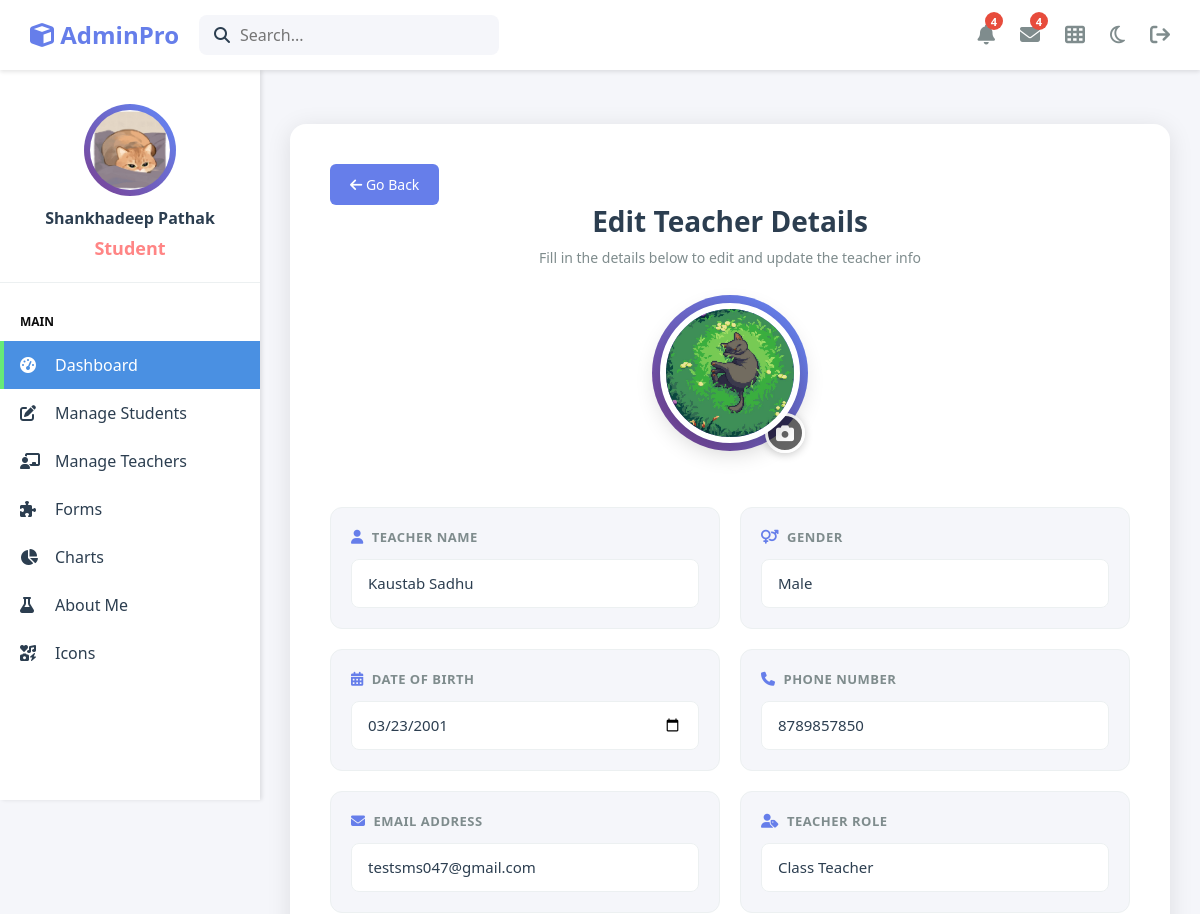
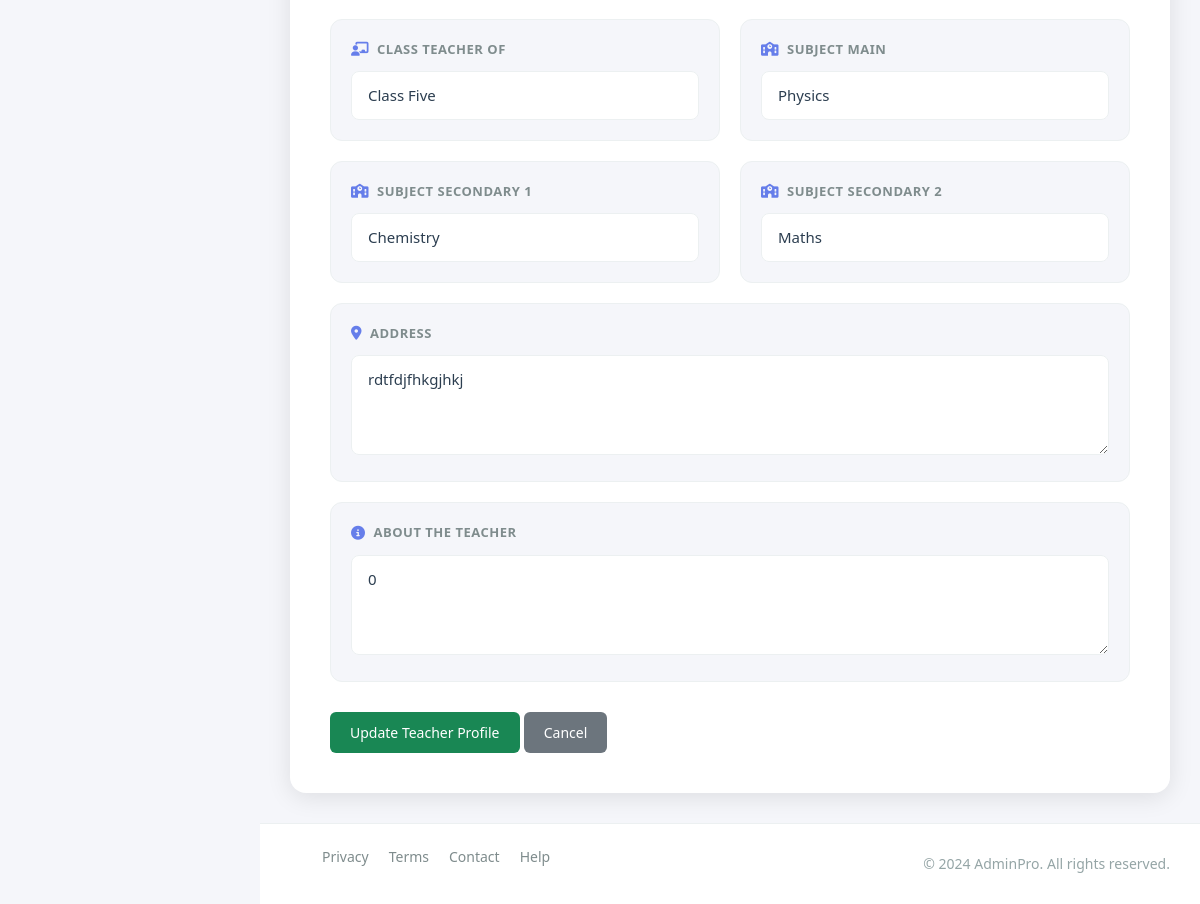
/Admin-Dashboard/edit_and_store_pages/edit_teacher_profile.php?t_id=5 (signed in), run on the app's committed database (2 pictures, top to bottom).
### tables this page shows
CREATE TABLE `teacher_tbl` (
  `t_id` int(200) NOT NULL,
  `t_name` varchar(200) NOT NULL,
  `t_email` varchar(200) NOT NULL,
  `t_phone` varchar(200) NOT NULL,
  `t_img` varchar(250) NOT NULL,
  `t_about` int(11) NOT NULL,
  `t_address` varchar(200) NOT NULL,
  `t_c_id` int(20) NOT NULL,
  `t_class` varchar(20) NOT NULL,
  `t_sub_id` int(20) NOT NULL,
  `t_subject_main` varchar(200) NOT NULL,
  `t_subject_sec_1` varchar(300) NOT NULL,
  `t_subject_sec_2` varchar(300) NOT NULL,
  `t_gender` varchar(20) NOT NULL,
  `t_dob` date NOT NULL,
  `t_institute` varchar(200) NOT NULL,
  `t_key` int(6) NOT NULL,
  `t_role` varchar(20) NOT NULL,
  `username` varchar(200) NOT NULL,
  `password` varchar(200) NOT NULL,
  `created_at` timestamp NOT NULL DEFAULT current_timestamp(),
  `updated_at` timestamp NOT NULL DEFAULT current_timestamp() ON UPDATE current_timestamp()
);

CREATE TABLE `class_tbl` (
  `c_id` int(200) NOT NULL,
  `c_name` varchar(200) NOT NULL,
  `sub_one` varchar(300) DEFAULT NULL,
  `sub_id` int(20) NOT NULL,
  `sub_two` varchar(300) DEFAULT NULL,
  `sub_three` varchar(300) DEFAULT NULL,
  `sub_four` varchar(300) DEFAULT NULL,
  `sub_five` varchar(300) DEFAULT NULL,
  `sub_six` varchar(300) DEFAULT NULL,
  `sub_seven` varchar(300) DEFAULT NULL,
  `sub_eight` varchar(300) DEFAULT NULL,
  `sub_nine` varchar(300) DEFAULT NULL,
  `section_a` varchar(20) DEFAULT NULL,
  `section_b` varchar(20) DEFAULT NULL,
  `section_c` varchar(20) DEFAULT NULL,
  `section_d` varchar(20) DEFAULT NULL,
  `c_img` varchar(300) NOT NULL,
  `created_at` timestamp NOT NULL DEFAULT current_timestamp(),
  `updated_at` timestamp NOT NULL DEFAULT current_timestamp() ON UPDATE current_timestamp()
);

CREATE TABLE `subject_tbl` (
  `sub_id` int(200) NOT NULL,
  `sub_name` varchar(200) NOT NULL,
  `sub_about` varchar(300) NOT NULL,
  `sub_img` varchar(300) NOT NULL,
  `created_at` timestamp NOT NULL DEFAULT current_timestamp(),
  `updated_at` timestamp NOT NULL DEFAULT current_timestamp() ON UPDATE current_timestamp()
);

### Admin-Dashboard/edit_and_store_pages/edit_teacher_profile.php (the view, shortened to what this page needs)
<?php
include('../Include/header.php');
include('../Include/sidebar.php');
$row = [];
try {
    $t_id   = intval($_GET['t_id']);
    $SELECT = "SELECT * FROM teacher_tbl WHERE t_id = ?";
    $stmt   = $pdo->prepare($SELECT);
    $stmt->execute([$t_id]);
    $row    = $stmt->fetch(PDO::FETCH_ASSOC);
} catch(PDOException $e) {
    error_log("Error fetching teacher: " . $e->getMessage());
    header('Location: ../pages/teachers_page.php');
    exit;
}
try {
    $cStmt = $pdo->prepare("SELECT * FROM class_tbl ORDER BY c_name ASC");
    $cStmt->execute();
    $classes = $cStmt->fetchAll(PDO::FETCH_ASSOC);
} catch(PDOException $e) {
    $classes = [];
}
try {
    $sStmt = $pdo->prepare("SELECT * FROM subject_tbl ORDER BY sub_name ASC");
    $sStmt->execute();
    $subjects = $sStmt->fetchAll(PDO::FETCH_ASSOC);
} catch(PDOException $e) {
    $subjects = [];
}
?>
<main class="main-content">
    <div class="form-container">
        <a href="../pages/teachers_page.php" class="btn btn-primary">
            <i class="fas fa-arrow-left"></i> Go Back
        </a>
        <div class="form-header">
            <h2>Edit Teacher Details</h2>
            <p>Fill in the details below to edit and update the teacher info</p>
        </div>
        <div class="profile-unified-card" style="margin-bottom: 4rem;">
            <div class="profile-image-container" style="margin-top: 10px; position: relative;">
                <?php
                if (!empty($row['t_img'])) {
                ?>
                    <img src="../assets/image/<?php echo htmlspecialchars($row['t_img'], ENT_QUOTES, 'UTF-8'); ?>"
                         alt="Teacher Image" class="profile-img" id="profileImage">
                <?php } elseif ($row['t_gender'] === 'Male') { ?>
                    <img src="../assets/image/male_default.jpeg" alt="Teacher Image" class="profile-img" id="profileImage">
                <?php } elseif ($row['t_gender'] === 'Female') { ?>
                    <img src="../assets/image/female_default.jpeg" alt="Teacher Image" class="profile-img" id="profileImage">
                <?php } else { ?>
                    <img src="../assets/image/default.jpg" alt="Teacher Image" class="profile-img" id="profileImage">
                <?php } ?>
                <label for="imageUpload" class="profile-edit-btn">
                    <i class="fas fa-camera"></i>
                </label>
            </div>
        </div>
        <form id="teacherForm" action="../edit_and_store_pages/update_teacher_profile.php"
              method="POST" enctype="multipart/form-data">
            <div class="form-grid">
                <div class="field-card">
                    <label class="field-label">
                        <i class="fas fa-user"></i>
                        Teacher Name
                    </label>
                    <input type="text" name="t_name" id="t_name" class="field-input"
                           placeholder="Enter full name"
                           value="<?php echo htmlspecialchars($row['t_name'], ENT_QUOTES, 'UTF-8'); ?>" required>
                </div>
                <div class="field-card">
                    <label class="field-label">
                        <i class="fas fa-venus-mars"></i>
                        Gender
                    </label>
                    <select name="t_gender" id="t_gender" class="field-select" required>
                        <option value="Male"   <?php if($row['t_gender']==="Male")   echo "selected"; ?>>Male</option>
                    </select>
                </div>
                <div class="field-card">
                    <label class="field-label">
                        <i class="fas fa-calendar-alt"></i>
                        Date of Birth
                    </label>
                    <input type="date" name="t_dob" id="t_dob" class="field-input"
                           max="<?php echo date('Y-m-d'); ?>"
                           value="<?php echo htmlspecialchars($row['t_dob'], ENT_QUOTES, 'UTF-8'); ?>" required>
                </div>
                <div class="field-card">
                    <label class="field-label">
                        <i class="fas fa-phone"></i>
                        Phone Number
                    </label>
                    <input type="tel" name="t_phone" id="t_phone" class="field-input"
                           placeholder="Enter 10-digit phone number"
                           pattern="[0-9]{10}" maxlength="10"
                           value="<?php echo htmlspecialchars($row['t_phone'], ENT_QUOTES, 'UTF-8'); ?>" required>
                </div>
                <div class="field-card">
                    <label class="field-label">
                        <i class="fas fa-envelope"></i>
                        Email Address
                    </label>
                    <input type="email" name="t_email" id="t_email" class="field-input"
                           placeholder="Enter email address"
                           value="<?php echo htmlspecialchars($row['t_email'], ENT_QUOTES, 'UTF-8'); ?>" required>
                </div>
                <div class="field-card">
                    <label class="field-label">
                        <i class="fas fa-user-tag"></i>
                        Teacher Role
                    </label>
                    <select name="t_role" id="t_role" class="field-select" required>
                        <option value="Class Teacher"   <?php if($row['t_role']==="Class Teacher")   echo "selected"; ?>>Class Teacher</option>
                    </select>
                </div>
                <div class="field-card" id="teacher_type" style="display: none;">
                    <label class="field-label">
                        <i class="fas fa-chalkboard-teacher"></i>
                        Class Teacher Of
                    </label>
                    <select name="t_class" id="t_class" class="field-select">
                        <?php foreach($classes as $class): ?>
                            <option value="<?php echo htmlspecialchars($class['c_id'], ENT_QUOTES, 'UTF-8'); ?>"
                                <?php if($row['t_class'] == $class['c_id']) echo "selected"; ?>>
                                <?php echo htmlspecialchars($class['c_name'], ENT_QUOTES, 'UTF-8'); ?>
                            </option>
                        <?php endforeach; ?>
                    </select>
                </div>
                <div class="field-card">
                    <label class="field-label">
                        <i class="fas fa-school"></i>
                        Subject Main
                    </label>
                    <select name="t_subject_main" class="field-select" id="t_subject_main">
                        <?php foreach($subjects as $subject): ?>
                            <option value="<?php echo htmlspecialchars($subject['sub_id'], ENT_QUOTES, 'UTF-8'); ?>"
                                <?php if($row['t_subject_main'] == $subject['sub_id']) echo "selected"; ?>>
                                <?php echo htmlspecialchars($subject['sub_name'], ENT_QUOTES, 'UTF-8'); ?>
                            </option>
                        <?php endforeach; ?>
                    </select>
                </div>
                <div class="field-card">
                    <label class="field-label">
                        <i class="fas fa-school"></i>
                        Subject Secondary 1
                    </label>
                    <select name="t_subject_sec_1" class="field-select" id="t_subject_sec_1">
                        <?php foreach($subjects as $subject): ?>
                            <option value="<?php echo htmlspecialchars($subject['sub_id'], ENT_QUOTES, 'UTF-8'); ?>"
                                <?php if($row['t_subject_sec_1'] == $subject['sub_id']) echo "selected"; ?>>
                                <?php echo htmlspecialchars($subject['sub_name'], ENT_QUOTES, 'UTF-8'); ?>
                            </option>
                        <?php endforeach; ?>
                    </select>
                </div>
                <div class="field-card">
                    <label class="field-label">
                        <i class="fas fa-school"></i>
                        Subject Secondary 2
                    </label>
                    <select name="t_subject_sec_2" class="field-select" id="t_subject_sec_2">
                        <?php foreach($subjects as $subject): ?>
                            <option value="<?php echo htmlspecialchars($subject['sub_id'], ENT_QUOTES, 'UTF-8'); ?>"
                                <?php if($row['t_subject_sec_2'] == $subject['sub_id']) echo "selected"; ?>>
                                <?php echo htmlspecialchars($subject['sub_name'], ENT_QUOTES, 'UTF-8'); ?>
                            </option>
                        <?php endforeach; ?>
                    </select>
                </div>
                <div class="field-card full-width">
                    <label class="field-label">
                        <i class="fas fa-map-marker-alt"></i>
                        Address
                    </label>
                    <textarea name="t_address" id="t_address" class="field-textarea"
                              placeholder="Enter complete address"><?php echo htmlspecialchars($row['t_address'] ?? '', ENT_QUOTES, 'UTF-8'); ?></textarea>
                </div>
                <div class="field-card full-width">
                    <label class="field-label">
                        <i class="fas fa-info-circle"></i>
                        About the Teacher
                    </label>
                    <textarea name="t_about" id="t_about" class="field-textarea"
                              placeholder="Enter brief info about the teacher"><?php echo htmlspecialchars($row['t_about'] ?? '', ENT_QUOTES, 'UTF-8'); ?></textarea>
                </div>
            </div>
            <div class="form-footer">
                <button type="submit" name="submit" value="submit" class="btn btn-success">
                    Update Teacher Profile
                </button>
                <a href="edit_teacher_profile.php?t_id=<?php echo intval($row['t_id']); ?>"
                   class="btn btn-secondary">
                    Cancel
                </a>
            </div>
        </form>
    </div>
</main>
<?php include('../Include/footer.php'); ?>

### Admin-Dashboard/assets/css/style.css (style rules this page uses)
* { margin: 0; padding: 0; box-sizing: border-box; }
body { font-family: "Segoe UI", Tahoma, Geneva, Verdana, sans-serif; background: #f5f6fa; color: #2c3e50; }
.main-content { margin-left: 260px; margin-top: 70px; padding: 30px; min-height: calc(100vh - 70px); }
.profile-image-container { position: relative; width: 140px; height: 140px; margin: 0 auto; margin-top: -70px; z-index: 10; }
.profile-image-container img.profile-img { width: 100%; height: 100%; border-radius: 50%; object-fit: cover; border: 6px solid #fff; box-shadow: 0 8px 24px rgba(0, 0, 0, 0.2); position: relative; z-index: 1; transition: transform 0.4s ease; }
.profile-image-container::before { content: ""; position: absolute; top: -8px; left: -8px; right: -8px; bottom: -8px; border-radius: 50%; background: linear-gradient(45deg, #667eea, #764ba2, #667eea, #764ba2); background-size: 200% 200%; z-index: 0; animation: rotateGradient 4s linear infinite; }
.btn { padding: 10px 20px; border: none; border-radius: 6px; cursor: pointer; font-size: 14px; transition: all 0.3s; }
.btn-primary { background: #667eea; color: #fff; }
.profile-edit-btn { position: absolute; bottom: -10px; right: -5px; width: 40px; height: 40px; background: rgba(0, 0, 0, 0.6); border-radius: 50%; display: flex; align-items: center; justify-content: center; cursor: pointer; transition: all 0.3s ease; border: 3px solid white; box-shadow: 0 2px 8px rgba(0, 0, 0, 0.2); }
.profile-edit-btn i { color: white; font-size: 18px; }

### Admin-Dashboard/assets/css/form.css (style rules this page uses)
.form-container { max-width: 1200px; margin: 0 auto; background: #16213e; border-radius: 16px; padding: 40px; box-shadow: 0 4px 24px rgba(0, 0, 0, 0.3); }
.form-header { margin-bottom: 35px; text-align: center; }
.form-header h2 { font-size: 28px; font-weight: 600; color: #eaeaea; margin-bottom: 8px; }
.form-header p { color: #b0b3b8; font-size: 14px; }
.form-grid { display: grid; grid-template-columns: repeat(auto-fit, minmax(300px, 1fr)); gap: 20px; margin-bottom: 30px; }
.field-card { background: #1a2332; border-radius: 12px; padding: 20px; border: 1px solid #2c3e50; transition: all 0.3s ease; position: relative; overflow: hidden; }
.field-card::before { content: ""; position: absolute; top: 0; left: 0; width: 100%; height: 3px; background: linear-gradient(90deg, #667eea 0%, #764ba2 100%); transform: scaleX(0); transition: transform 0.3s ease; }
.field-card.full-width { grid-column: 1 / -1; }
.field-label { display: flex; align-items: center; gap: 8px; font-size: 13px; font-weight: 600; color: #b0b3b8; text-transform: uppercase; letter-spacing: 0.5px; margin-bottom: 12px; }
.field-label i { color: #667eea; font-size: 14px; }
.field-input, .field-select, .field-textarea { width: 100%; background: #0f1419; border: 1px solid #2c3e50; border-radius: 8px; padding: 12px 16px; color: #eaeaea; font-size: 15px; font-family: inherit; transition: all 0.3s ease; }
.field-select { cursor: pointer; appearance: none; background-repeat: no-repeat; background-position: right 16px center; padding-right: 45px; }
.field-textarea { resize: vertical; min-height: 100px; font-family: inherit; }
.field-input::placeholder, .field-textarea::placeholder { color: #7f8c8d; }
html[data-bs-theme="light"] .form-container { background: #fff; box-shadow: 0 4px 24px rgba(0, 0, 0, 0.1); }
html[data-bs-theme="light"] .form-header h2 { color: #2c3e50; }
html[data-bs-theme="light"] .form-header p { color: #7f8c8d; }
html[data-bs-theme="light"] .field-card { background: #f5f6fa; border-color: #ecf0f1; }
html[data-bs-theme="light"] .field-label { color: #7f8c8d; }
html[data-bs-theme="light"] .field-input, html[data-bs-theme="light"] .field-select, html[data-bs-theme="light"] .field-textarea { background: #fff; border-color: #ecf0f1; color: #2c3e50; }

### data on the page
teacher_tbl: t_img (picture), t_name "Kaustab Sadhu", t_gender "Male", t_dob "03/23/2001", t_phone "8789857850", t_email "testsms047@gmail.com", t_role "Class Teacher", t_class "Class Five", t_subject_main "Physics", t_subject_sec_1 "Chemistry", t_subject_sec_2 "Maths", t_address "rdtfdjfhkgjhkj", t_about "0"

### other printed values
$role "Student"
$user "Shankhadeep Pathak"
